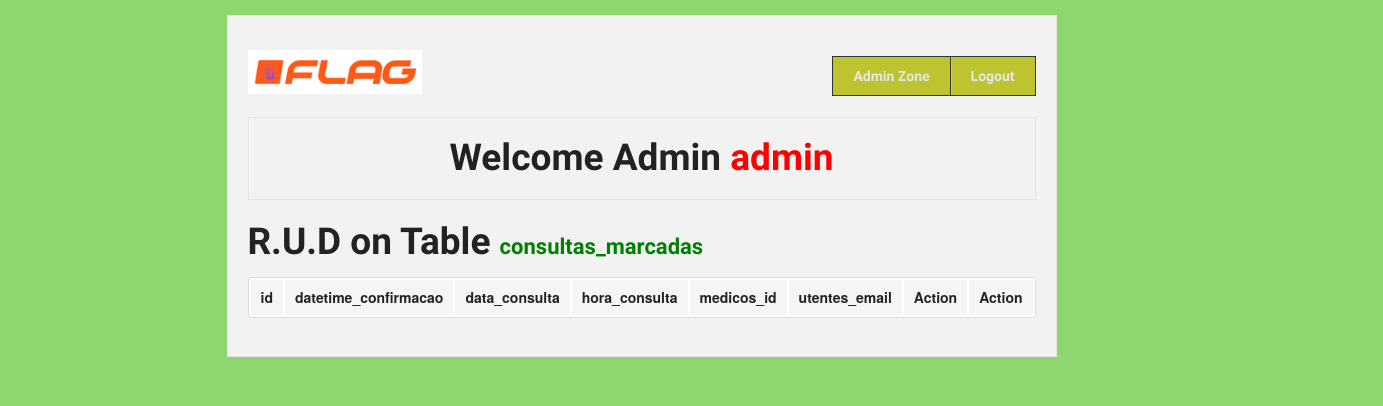
Page /Project_Clinica/admin/rud.php?t=consultas_marcadas (signed in) on the earlier database version.
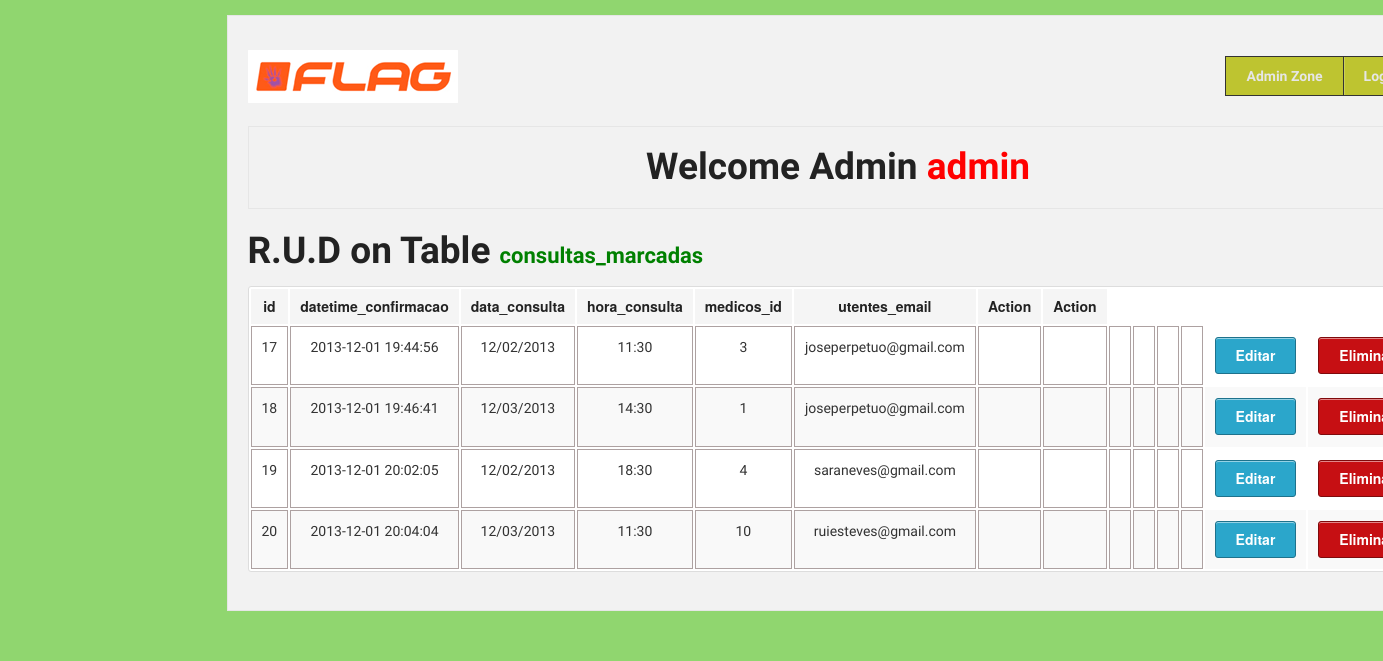
Same page on the later database version.
### tables this page shows
CREATE TABLE `consultas_marcadas` (
  `id` int(11) unsigned NOT NULL AUTO_INCREMENT,
  `datetime_confirmacao` datetime NOT NULL,
  `data_consulta` varchar(10) NOT NULL,
  `hora_consulta` varchar(10) NOT NULL,
  `medicos_id` int(10) unsigned NOT NULL,
  `utentes_email` varchar(255) NOT NULL,
  PRIMARY KEY (`id`),
  KEY `fk_consultas_com_marcacao_confirmada_a_realizar_medicos1_idx` (`medicos_id`),
  KEY `fk_consultas_com_marcacao_confirmada_a_realizar_utentes1_idx` (`utentes_email`),
  CONSTRAINT `fk_consultas_com_marcacao_confirmada_a_realizar_medicos1` FOREIGN KEY (`medicos_id`) REFERENCES `medicos` (`id`) ON DELETE CASCADE ON UPDATE CASCADE,
  CONSTRAINT `fk_consultas_com_marcacao_confirmada_a_realizar_utentes1` FOREIGN KEY (`utentes_email`) REFERENCES `utentes` (`email`) ON DELETE CASCADE ON UPDATE CASCADE
);

### Project_Clinica/admin/rud.php (the view, shortened to what this page needs)
<?php require '../MODEL/databaseConnection.php'; ?>
<!DOCTYPE html>
 <html class="no-js" lang="en">
<head>
  <link rel="stylesheet" href="../stylesheets/foundation.css">
  <link rel="stylesheet" href="../stylesheets/app.css">
</head>
<body>
  <div class="row">
    <div style="width:auto;" class="twelve columns">
      <div class="panel">
      <div class="row">
        <div class="three columns">
          <h1><a href="index.php"><img src="../images/banners_logos/logo.png" /></a></h1>
        </div>
        <div style="text-align: center;" class="nine columns">
          <ul class="nav-bar right">
           <li style="background-color: rgb(190, 196, 48);"><a style="font-weight: bold;" href="index.php">Admin Zone</a></li>
            <li style="background-color: rgb(190, 196, 48);"><a style="font-weight: bold;" href="logout.php">Logout</a></li>
          </ul>
        </div>
       </div>
       <div class="row">
        <div class="twelve columns">
          <div class="panel">
            <h2 style="text-align: center;">Welcome Admin <span style="color:red;"><?php echo $_SESSION['username']; ?></span></h2>
          </div>
            <h2 style="text-align: left;">R.U.D on Table <span style="font-size: 22px; color:green;"><?php echo $_GET['t']; ?></span></span></h2>
        </div>
      </div>
      <div class="row">
        <div style="text-align: center;" class="twelve columns">
                      <table class="twelve">
                                  <thead>
                                    <tr>
                <?php $sql = "describe " . $_GET['t'] ; ?>
                        <?php if ($result_set = $connection->query($sql)): ?>
                                <?php foreach ($result_set as $coluna): ?>
                                      <th style="text-align: center;"><?php echo $coluna[0]; ?></th>
                               <?php endforeach ?>
                       <?php endif ?>
                                    <th style="text-align: center;">Action</th>
                                    <th style="text-align: center;">Action</th>
                                    </tr>
                                  </thead>
                                          <tbody>
                      <?php
                          $count_fields = "SELECT COUNT(*)
                                            FROM INFORMATION_SCHEMA.COLUMNS
                                            WHERE TABLE_NAME = '" . $_GET['t']. "'";
                           $numero_de_campos = $connection->query($count_fields)->fetch();
                          $sql = 'SELECT * FROM ' . $_GET['t'];
                      ?>
                                    <?php if ($result_set = $connection->query($sql)): ?>
                                           <?php foreach ($result_set as $coluna): ?>
                                                  <tr>
                                                     <?php for ($celula=0; $celula < $numero_de_campos[0] ; $celula++): ?>
                                                            <td style="text-align: center; vertical-align: middle; border:1px solid #ADA1A1;"><p style="font-size:14px;"><?php echo $coluna[$celula]; ?></p></td>
                                                      <?php endfor; ?>
                                                    <td style="text-align: center; vertical-align: middle;">
                                                        <a class=" radius button" href="update.php?t=<?php echo $_GET['t']; ?>&pk=<?php echo $coluna[0]; ?>">Editar</a>
                                                     </td>
                                                      <td style="text-align: center; vertical-align: middle;">
                                                        <a class="alert radius button" href="delete.php?t=<?php echo $_GET['t']; ?>&pk=<?php echo $coluna[0]; ?>">Eliminar</a>
                                                      </td>
                                                  </tr>
                                           <?php endforeach ?>
                                    <?php endif ?>
                                          </tbody>
                          </table>
          </div>
        </div>
      </div>
    </div>
</div>
</body>
</html>

### Project_Clinica/stylesheets/app.css (style rules this page uses)
body { background: #90D66F; margin-top: 15px; }
p,h1,h2,h3,h4,h5,h6,li { font-family: 'Strait', sans-serif; }
p { font-size: 20px; }

Differences in the rows shown:
added consultas_marcadas: id "17", datetime_confirmacao "2013-12-01 19:44:56", data_consulta "12/02/2013", hora_consulta "11:30", medicos "3", utentes_email "joseperpetuo@gmail.com"
added consultas_marcadas: id "18", datetime_confirmacao "2013-12-01 19:46:41", data_consulta "12/03/2013", hora_consulta "14:30", medicos "1", utentes_email "joseperpetuo@gmail.com"
added consultas_marcadas: id "19", datetime_confirmacao "2013-12-01 20:02:05", data_consulta "12/02/2013", hora_consulta "18:30", medicos "4", utentes_email "saraneves@gmail.com"
added consultas_marcadas: id "20", datetime_confirmacao "2013-12-01 20:04:04", data_consulta "12/03/2013", hora_consulta "11:30", medicos "10", utentes_email "ruiesteves@gmail.com"
